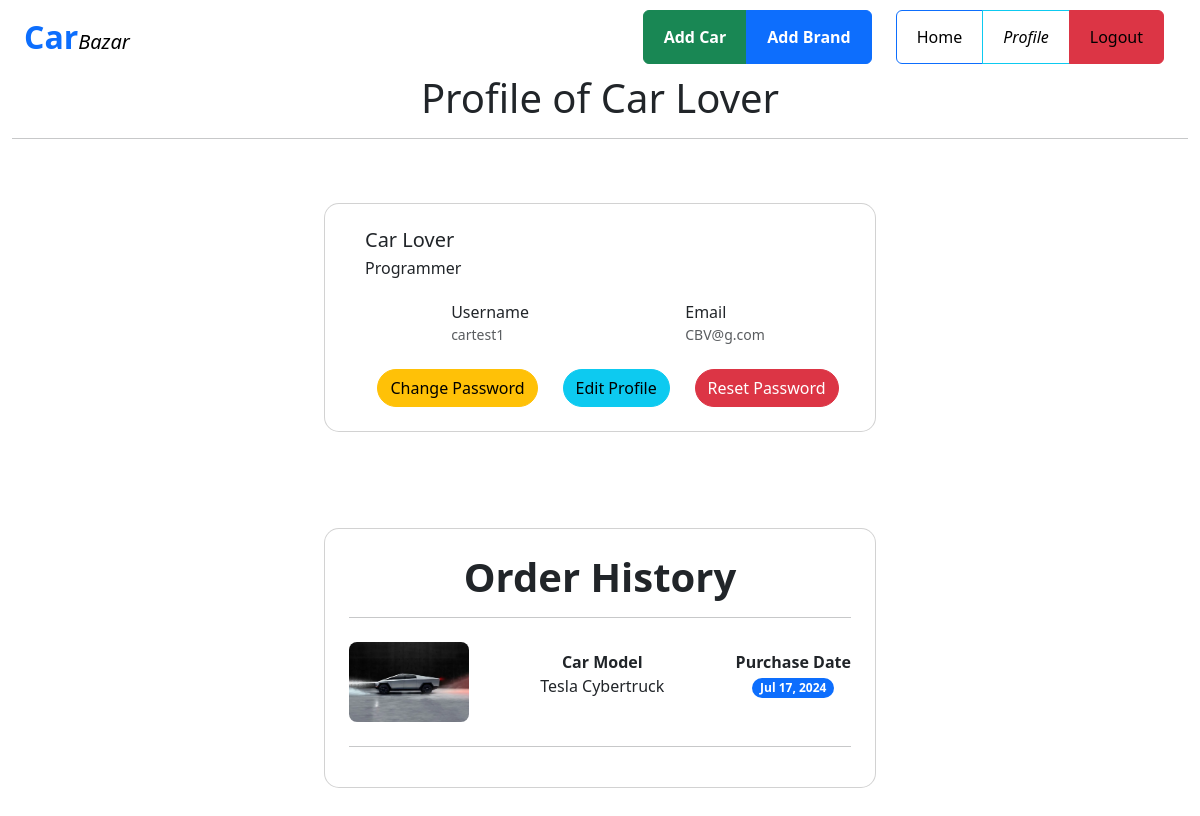
Screenshot of /account/profile/ (signed in) with the database file from the repository.
### order/models.py (models this page shows, shortened)
class OrderModel(models.Model):
    user = models.ForeignKey(User, on_delete=models.CASCADE)
    car = models.ForeignKey(CarModel, on_delete=models.CASCADE)
    date_ordered = models.DateTimeField(auto_now_add=True)

### car/models.py (models this page shows)
class CarModel(models.Model):
    brand = models.ForeignKey(
        BrandModel, on_delete=models.CASCADE, related_name="carbrand"
    )
    title = models.CharField(max_length=200)
    description = models.TextField()
    price = models.DecimalField(max_digits=10, decimal_places=2)
    quantity = models.PositiveIntegerField(default=0)
    image = models.ImageField(upload_to="cars/")
    def __str__(self):
        return self.title

### account/views.py (the view)
# urls.py: path("profile/", views.profile, name="profile"),
def profile(request):
    if request.user.is_authenticated:
        orders = OrderModel.objects.filter(user=request.user)
        return render(
            request,
            "profile.html",
            {
                "user": request.user,
                "orders": orders,
            },
        )
    else:
        return redirect("login")

### account/templates/profile.html (shortened to what this page needs)
{% extends 'base.html' %}
{% block content %}
  <h1 class="text-center und">Profile of {{ user.first_name|title }} {{ user.last_name|title }}</h1><hr />
  <section class="w-100 px-4 py-5">
    <div class="row d-flex justify-content-center">
      <div class="col col-md-9 col-lg-7 col-xl-6">
        <div class="card" style="border-radius: 15px;">
          <div class="card-body p-4">
            <div class="d-flex">
              <div class="flex-grow-1 ms-3">
                <h5 class="mb-1">{{ user.first_name|title }} {{ user.last_name|title }}</h5>
                <p class="mb-2 pb-1">Programmer</p>
                <div class="d-flex justify-content-around rounded-3 p-2 mb-2">
                  <div>
                    <p class="mb-0">Username</p>
                    <p class="small text-muted mb-1">{{ user.username }}</p>
                  </div>
                  <div>
                    <p class="mb-0">Email</p>
                    <p class="small text-muted mb-1">{{ user.email }}</p>
                  </div>
                </div>
                <div class="d-flex pt-1 justify-content-around">
                  <a class="btn btn-warning rounded-pill" href="{% url 'change_pass' %}">Change Password</a>
                  <a class="btn btn-info rounded-pill" href="{% url 'edit_profile' %}">Edit Profile</a>
                  <a class="btn btn-danger rounded-pill" href="{% url 'forget_password' %}">Reset Password</a>
                </div>
              </div>
            </div>
          </div>
        </div>
      </div>
    </div>
  </section>
  <section class="w-100 px-4 py-5">
    <div class="row d-flex justify-content-center">
      <div class="col col-md-9 col-lg-7 col-xl-6">
        <div class="card" style="border-radius: 15px;">
          <div class="card-body p-4">
            <h5 class="mb-3 fw-bold fs-1 text-center">Order History</h5>
            <hr />
            {% if orders %}
              <ul class="list-group">
                {% for order in orders %}
                  <div class="d-flex justify-content-between align-items-center my-2">
                    <img style="height: 10vh;width: 10vw; " class="rounded-3" src="{{ order.car.image.url }}" alt="{{ order.car.image.url }}" />
                    <strong class="text-center">Car Model <br /> <p class="fw-normal">{{ order.car }}</p></strong>
                    <strong class="text-center">Purchase Date <br /> <p class="badge bg-primary rounded-pill">{{ order.date_ordered|date:'M d, Y' }}</p></strong>
                  </div>
                  <hr />
                {% endfor %}
              </ul>
            {% else %}
              <p class="text-muted">No orders yet.</p>
            {% endif %}
          </div>
        </div>
      </div>
    </div>
  </section>
{% endblock %}

### rows the page displays
OrderModel: car.image (picture), car "Tesla Cybertruck", date_ordered "Jul 17, 2024"

### other values shown
{{ user.first_name|title }} "Car"
{{ user.last_name|title }} "Lover"
{{ user.username }} "cartest1"
{{ user.email }} "CBV@g.com"
